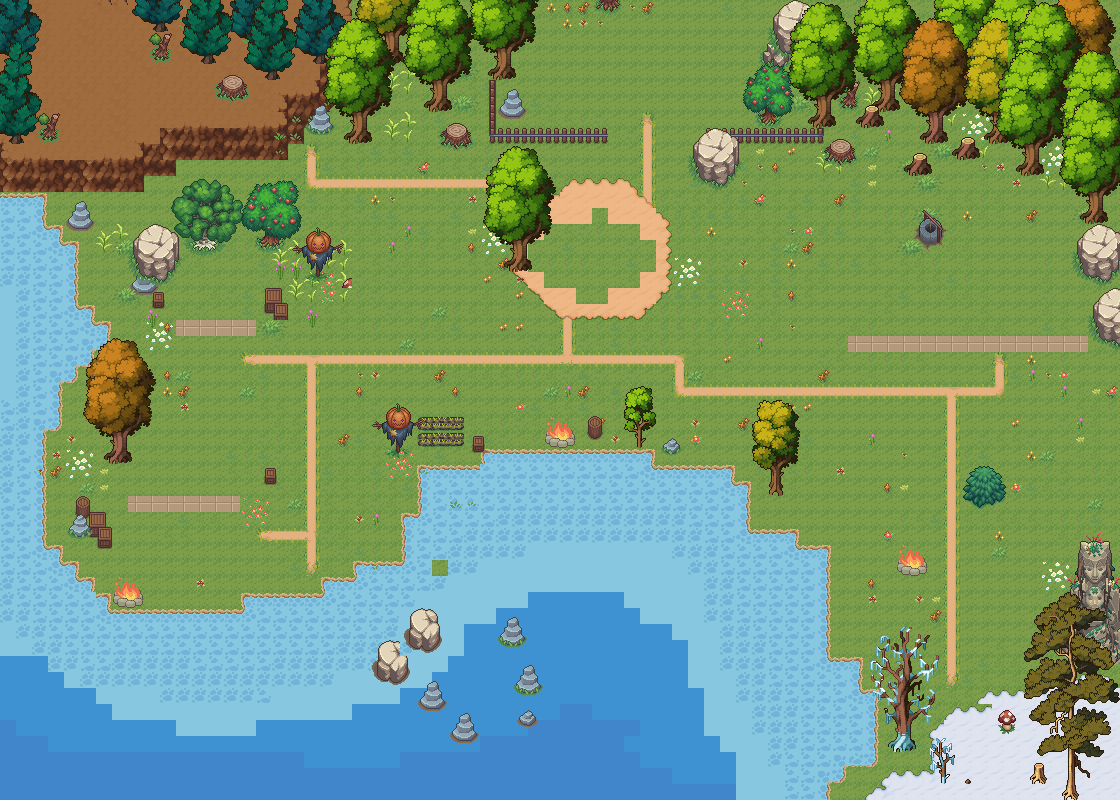

This is a level from a 2D game, rendered from its Tiled map with the project's own tilesets. A one-line summary and the map file follow, with tile-layer data summarised:
An orthogonal 70x50 tile map with 16x16 px tiles, 17 tile layers (ground, ice, water2, hill, ...), 2 hidden layers not drawn, 53 tilesets and 24 objects.

<map version="1.10" tiledversion="1.11.2" orientation="orthogonal" renderorder="right-down" width="70" height="50" tilewidth="16" tileheight="16" infinite="0" nextlayerid="27" nextobjectid="53">
 <tileset firstgid="1" name="pixel_house_2_by_xenophero_m_dekfln7" tilewidth="16" tileheight="16" tilecount="675" columns="25">
  <image source="../tiles/pixel_house_2_by_xenophero_m_dekfln7.png" width="408" height="438" />
 </tileset>
 <tileset firstgid="676" name="pixel_house_by_xenophero_m_dek1lf1" tilewidth="16" tileheight="16" tilecount="182" columns="14">
  <image source="../tiles/pixel_house_by_xenophero_m_dek1lf1.png" width="232" height="210" />
 </tileset>
 <tileset firstgid="858" name="Stone_pyramid1_grass_shadow" tilewidth="16" tileheight="16" tilecount="4" columns="2">
  <image source="../tiles/Stone_pyramid1_grass_shadow.png" width="32" height="32" />
 </tileset>
 <tileset firstgid="862" name="Stone_pyramid1_ground_shadow" tilewidth="16" tileheight="16" tilecount="4" columns="2">
  <image source="../tiles/Stone_pyramid1_ground_shadow.png" width="32" height="32" />
 </tileset>
 <tileset firstgid="866" name="Stone_pyramid2_grass_shadow" tilewidth="16" tileheight="16" tilecount="4" columns="2">
  <image source="../tiles/Stone_pyramid2_grass_shadow.png" width="32" height="32" />
 </tileset>
 <tileset firstgid="870" name="Stone_pyramid2_ground_shadow" tilewidth="16" tileheight="16" tilecount="4" columns="2">
  <image source="../tiles/Stone_pyramid1_ground_shadow.png" width="32" height="32" />
 </tileset>
 <tileset firstgid="874" name="Stone_pyramid3_grass_shadow" tilewidth="16" tileheight="16" tilecount="4" columns="2">
  <image source="../tiles/Stone_pyramid3_grass_shadow.png" width="32" height="32" />
 </tileset>
 <tileset firstgid="878" name="Stone_pyramid3_ground_shadow" tilewidth="16" tileheight="16" tilecount="4" columns="2">
  <image source="../tiles/Stone_pyramid3_ground_shadow.png" width="32" height="32" />
 </tileset>
 <tileset firstgid="882" name="Wall_Tiles" tilewidth="16" tileheight="16" tilecount="625" columns="25">
  <image source="../tiles/Wall_Tiles.png" width="400" height="400" />
 </tileset>
 <tileset firstgid="1507" name="Water_tiles" tilewidth="16" tileheight="16" tilecount="625" columns="25">
  <image source="../tiles/Water_tiles.png" width="400" height="400" />
 </tileset>
 <tileset firstgid="2132" name="Oval_leaf_tree2" tilewidth="16" tileheight="16" tilecount="16" columns="4">
  <image source="../tiles/Oval_leaf_tree2.png" width="64" height="64" />
 </tileset>
 <tileset firstgid="2148" name="Oval_leaf_tree3" tilewidth="16" tileheight="16" tilecount="4" columns="2">
  <image source="../tiles/Oval_leaf_tree3.png" width="32" height="32" />
 </tileset>
 <tileset firstgid="2152" name="overworld_tileset_grass" tilewidth="16" tileheight="16" tilecount="252" columns="12">
  <image source="../tiles/overworld_tileset_grass.png" width="192" height="336" />
 </tileset>
 <tileset firstgid="2404" name="Objects" tilewidth="16" tileheight="16" tilecount="1710" columns="38">
  <image source="../tiles/Objects.png" width="608" height="720" />
 </tileset>
 <tileset firstgid="4114" name="Oval_leaf_tree1" tilewidth="16" tileheight="16" tilecount="16" columns="4">
  <image source="../tiles/Oval_leaf_tree1.png" width="64" height="64" />
 </tileset>
 <tileset firstgid="4130" name="fantasy_town_house_by_phoenix_849_d8qs5on" tilewidth="16" tileheight="16" tilecount="648" columns="36">
  <image source="../tiles/fantasy_town_house_by_phoenix_849_d8qs5on.png" width="576" height="300" />
 </tileset>
 <tileset firstgid="4778" name="Floors_Tiles" tilewidth="16" tileheight="16" tilecount="650" columns="25">
  <image source="../tiles/Floors_Tiles.png" width="400" height="416" />
 </tileset>
 <tileset firstgid="5428" name="Dragon_bones_full_ground_shadow" tilewidth="16" tileheight="16" tilecount="256" columns="16">
  <image source="../tiles/Dragon_bones_full_ground_shadow.png" width="256" height="256" />
 </tileset>
 <tileset firstgid="5684" name="Black_mushrooms2_ground_shadow" tilewidth="16" tileheight="16" tilecount="16" columns="4">
  <image source="../tiles/Black_mushrooms2_grass_shadow.png" width="64" height="64" />
 </tileset>
 <tileset firstgid="5700" name="Cave_entrance1_ground_shadow" tilewidth="16" tileheight="16" tilecount="64" columns="8">
  <image source="../tiles/Cave_entrance1_ground_shadow.png" width="128" height="128" />
 </tileset>
 <tileset firstgid="5764" name="Cave_entrance2_grass_shadow" tilewidth="16" tileheight="16" tilecount="16" columns="4">
  <image source="../tiles/Cave_entrance2_grass_shadow.png" width="64" height="64" />
 </tileset>
 <tileset firstgid="5780" name="Cave_entrance2_ground_shadow" tilewidth="16" tileheight="16" tilecount="16" columns="4">
  <image source="../tiles/Cave_entrance2_ground_shadow.png" width="64" height="64" />
 </tileset>
 <tileset firstgid="5796" name="Cave_entrance3_grass_shadow" tilewidth="16" tileheight="16" tilecount="16" columns="4">
  <image source="../tiles/Cave_entrance3_grass_shadow.png" width="64" height="64" />
 </tileset>
 <tileset firstgid="5812" name="Cave_entrance3_ground_shadow" tilewidth="16" tileheight="16" tilecount="16" columns="4">
  <image source="../tiles/Cave_entrance3_ground_shadow.png" width="64" height="64" />
 </tileset>
 <tileset firstgid="5828" name="de685o7-ceeece2e-2f3e-4823-82a9-1467238dd0e1" tilewidth="16" tileheight="16" tilecount="357" columns="21">
  <image source="../tiles/de685o7-ceeece2e-2f3e-4823-82a9-1467238dd0e1.png" width="349" height="280" />
 </tileset>
 <tileset firstgid="6185" name="dee3lky-37cc7922-d88f-41ef-8fdc-c73e5fd414fd" tilewidth="16" tileheight="16" tilecount="2294" columns="62">
  <image source="../tiles/dee3lky-37cc7922-d88f-41ef-8fdc-c73e5fd414fd.png" width="1000" height="600" />
 </tileset>
 <tileset firstgid="8479" name="def5ivp-a41dc00c-4ef4-470c-be50-af75cece045d" tilewidth="16" tileheight="16" tilecount="697" columns="17">
  <image source="../tiles/def5ivp-a41dc00c-4ef4-470c-be50-af75cece045d.png" width="283" height="656" />
 </tileset>
 <tileset firstgid="9176" name="dekcmal-c0568772-2feb-48ec-8280-9b438649961f" tilewidth="16" tileheight="16" tilecount="260" columns="20">
  <image source="../tiles/dekcmal-c0568772-2feb-48ec-8280-9b438649961f.png" width="326" height="221" />
 </tileset>
 <tileset firstgid="9436" name="Dragon_bones_body_grass_shadow" tilewidth="16" tileheight="16" tilecount="256" columns="16">
  <image source="../tiles/Dragon_bones_body_grass_shadow.png" width="256" height="256" />
 </tileset>
 <tileset firstgid="9692" name="Dragon_bones_body_ground_shadow" tilewidth="16" tileheight="16" tilecount="64" columns="8">
  <image source="../tiles/Dragon_bones_body_ground_shadow.png" width="128" height="128" />
 </tileset>
 <tileset firstgid="9756" name="Dragon_bones_full_grass_shadow" tilewidth="16" tileheight="16" tilecount="256" columns="16">
  <image source="../tiles/Dragon_bones_full_grass_shadow.png" width="256" height="256" />
 </tileset>
 <tileset firstgid="10012" name="Black_mushrooms1_grass_shadow" tilewidth="16" tileheight="16" tilecount="16" columns="4">
  <image source="../tiles/Black_mushrooms1_grass_shadow.png" width="64" height="64" />
 </tileset>
 <tileset firstgid="10028" name="Black_mushrooms1_ground_shadow" tilewidth="16" tileheight="16" tilecount="16" columns="4">
  <image source="../tiles/Black_mushrooms1_ground_shadow.png" width="64" height="64" />
 </tileset>
 <tileset firstgid="10044" name="Black_mushrooms2_grass_shadow" tilewidth="16" tileheight="16" tilecount="16" columns="4">
  <image source="../tiles/Black_mushrooms2_grass_shadow.png" width="64" height="64" />
 </tileset>
 <tileset firstgid="10060" name="Tileset_Water" tilewidth="16" tileheight="16" tilecount="312" columns="24">
  <image source="../tiles/wave.png" width="384" height="208" />
 </tileset>
 <tileset firstgid="10372" name="exterior" tilewidth="16" tileheight="16" tilecount="969" columns="17">
  <image source="../tiles/exterior.png" width="272" height="912" />
 </tileset>
 <tileset firstgid="11341" name="house-object" tilewidth="1000" tileheight="656" tilecount="22" columns="0">
  <grid orientation="orthogonal" width="1" height="1" />
  <tile id="0">
   <image source="../tiles/1.png" width="116" height="112" />
  </tile>
  <tile id="1">
   <image source="../tiles/2.png" width="156" height="135" />
  </tile>
  <tile id="2">
   <image source="../tiles/3.png" width="147" height="157" />
  </tile>
  <tile id="3">
   <image source="../tiles/4.png" width="154" height="149" />
  </tile>
  <tile id="4">
   <image source="../tiles/de685o7-ceeece2e-2f3e-4823-82a9-1467238dd0e1.png" width="349" height="280" />
  </tile>
  <tile id="5">
   <image source="../tiles/def5ivp-a41dc00c-4ef4-470c-be50-af75cece045d.png" width="283" height="656" />
  </tile>
  <tile id="6">
   <image source="../tiles/dee3lky-37cc7922-d88f-41ef-8fdc-c73e5fd414fd.png" width="1000" height="600" />
  </tile>
  <tile id="7">
   <image source="../tiles/House.png" width="80" height="112" />
  </tile>
  <tile id="8">
   <image source="../tiles/housee.png" width="134" height="127" />
  </tile>
  <tile id="9">
   <image source="../tiles/fantasy_town_house_by_phoenix_849_d8qs5on.png" width="576" height="300" />
  </tile>
  <tile id="10">
   <image source="../tiles/pixel_house_2_by_xenophero_m_dekfln7.png" width="408" height="438" />
  </tile>
  <tile id="11">
   <image source="../tiles/pixel_house_by_xenophero_m_dek1lf1.png" width="232" height="210" />
  </tile>
  <tile id="12">
   <image source="../tiles/decfxua-cc71d40c-2798-4b73-9264-89263715c6a2.png" width="362" height="291" />
  </tile>
  <tile id="14">
   <image source="../tiles/Dragon_bones_full_ground_shadow.png" width="256" height="256" />
  </tile>
  <tile id="15">
   <image source="../tiles/Dragon_bones_full_grass_shadow.png" width="256" height="256" />
  </tile>
  <tile id="16">
   <image source="../tiles/Dragon_bones_body_ground_shadow.png" width="128" height="128" />
  </tile>
  <tile id="17">
   <image source="../tiles/Oval_leaf_tree1.png" width="64" height="64" />
  </tile>
  <tile id="18">
   <image source="../tiles/Oval_leaf_tree2.png" width="64" height="64" />
  </tile>
  <tile id="19">
   <image source="../tiles/Cave_entrance3_grass_shadow.png" width="64" height="64" />
  </tile>
  <tile id="20">
   <image source="../tiles/Black_mushrooms2_grass_shadow.png" width="64" height="64" />
  </tile>
  <tile id="21">
   <image source="../tiles/Black_mushrooms1_ground_shadow.png" width="64" height="64" />
  </tile>
  <tile id="22">
   <image source="../tiles/dekcmal-c0568772-2feb-48ec-8280-9b438649961f.png" width="326" height="221" />
  </tile>
 </tileset>
 <tileset firstgid="11364" name="Character_Idle" tilewidth="16" tileheight="16" tilecount="120" columns="10">
  <image source="../tiles/Character_Idle.png" width="160" height="192" />
 </tileset>
 <tileset firstgid="11484" name="1Size_03" tilewidth="16" tileheight="16" tilecount="156" columns="13">
  <image source="../tiles/Model_01/1Size_03.png" width="208" height="192" />
 </tileset>
 <tileset firstgid="11640" name="1Size_04" tilewidth="16" tileheight="16" tilecount="368" columns="23">
  <image source="../tiles/Model_01/1Size_04.png" width="368" height="256" />
 </tileset>
 <tileset firstgid="12008" name="1Size_02" tilewidth="16" tileheight="16" tilecount="128" columns="16">
  <image source="../tiles/Model_01/1Size_02.png" width="256" height="128" />
 </tileset>
 <tileset firstgid="12136" name="2Size_03" tilewidth="16" tileheight="16" tilecount="90" columns="9">
  <image source="../tiles/Model_02/2Size_03.png" width="144" height="160" />
 </tileset>
 <tileset firstgid="12226" name="2Size_04" tilewidth="16" tileheight="16" tilecount="168" columns="12">
  <image source="../tiles/Model_02/2Size_04.png" width="192" height="224" />
 </tileset>
 <tileset firstgid="12394" name="2Size_02" tilewidth="16" tileheight="16" tilecount="48" columns="8">
  <image source="../tiles/Model_02/2Size_02.png" width="128" height="96" />
 </tileset>
 <tileset firstgid="12442" name="3Size_03" tilewidth="16" tileheight="16" tilecount="216" columns="12">
  <image source="../tiles/Model_03/3Size_03.png" width="192" height="288" />
 </tileset>
 <tileset firstgid="12658" name="3Size_04" tilewidth="16" tileheight="16" tilecount="650" columns="25">
  <image source="../tiles/Model_03/3Size_04.png" width="400" height="416" />
 </tileset>
 <tileset firstgid="13308" name="3Size_02" tilewidth="16" tileheight="16" tilecount="80" columns="8">
  <image source="../tiles/Model_03/3Size_02.png" width="128" height="160" />
 </tileset>
 <tileset firstgid="13388" source="../tiles/Animation_Campfire.tsx" />
 <tileset firstgid="13420" source="../tiles/Animation_Flowers_Red.tsx" />
 <tileset firstgid="13516" source="../tiles/Animation_Flowers_White.tsx" />
 <tileset firstgid="13612" source="../tiles/Art/water/wateranimation.tsx" />
 <tileset firstgid="13924" name="Boat" tilewidth="16" tileheight="16" tilecount="10" columns="5">
  <image source="../tiles/Boat.png" width="80" height="32" />
 </tileset>
 <tileset firstgid="13934" name="Crane" tilewidth="16" tileheight="16" tilecount="4" columns="2">
  <image source="../tiles/Crane.png" width="33" height="36" />
 </tileset>
 <layer id="1" name="ground" width="70" height="50">
  <data>[3500 cells, 2739 non-empty, 2 distinct tile ids]</data>
 </layer>
 <layer id="23" name="ice" width="70" height="50">
  <data>[3500 cells, 92 non-empty, 8 distinct tile ids]</data>
 </layer>
 <layer id="2" name="water" width="70" height="50" visible="0">
  <data>[3500 cells, 1020 non-empty, 11 distinct tile ids]</data>
 </layer>
 <layer id="24" name="water2" width="70" height="50">
  <data>[3500 cells, 1005 non-empty, 15 distinct tile ids]</data>
 </layer>
 <layer id="6" name="hill" width="70" height="50">
  <data>[3500 cells, 229 non-empty, 33 distinct tile ids]</data>
 </layer>
 <group id="9" name="Group 1">
  <layer id="21" name="Tile Layer 15" width="70" height="50">
   <data>[3500 cells, 584 non-empty, 6 distinct tile ids]</data>
  </layer>
  <layer id="10" name="flower" width="70" height="50">
   <data>[3500 cells, 329 non-empty, 41 distinct tile ids]</data>
  </layer>
  <layer id="7" name="trail" width="70" height="50">
   <data>[3500 cells, 39 non-empty, 11 distinct tile ids]</data>
  </layer>
  <layer id="11" name="fence" width="70" height="50">
   <data>[3500 cells, 54 non-empty, 39 distinct tile ids]</data>
  </layer>
  <layer id="12" name="tile" width="70" height="50">
   <data>[3500 cells, 74 non-empty, 43 distinct tile ids]</data>
  </layer>
  <layer id="13" name="rock" width="70" height="50">
   <data>[3500 cells, 322 non-empty, 137 distinct tile ids]</data>
  </layer>
  <layer id="22" name="sant" width="70" height="50">
   <data>[3500 cells, 48 non-empty, 14 distinct tile ids]</data>
  </layer>
  <layer id="26" name="Tile Layer 19" width="70" height="50" visible="0">
   <data>[3500 cells, 14 non-empty, 14 distinct tile ids]</data>
  </layer>
 </group>
 <group id="14" name="Tree">
  <layer id="15" name="Tree" width="70" height="50">
   <data>[3500 cells, 308 non-empty, 205 distinct tile ids]</data>
  </layer>
  <layer id="16" name="Tile Layer 10" width="70" height="50">
   <data>[3500 cells, 381 non-empty, 168 distinct tile ids]</data>
  </layer>
  <layer id="17" name="Tile Layer 11" width="70" height="50">
   <data>[3500 cells, 70 non-empty, 70 distinct tile ids]</data>
  </layer>
  <layer id="18" name="Tile Layer 12" width="70" height="50">
   <data>[3500 cells, 44 non-empty, 32 distinct tile ids]</data>
  </layer>
  <layer id="19" name="Tile Layer 13" width="70" height="50">
   <data>[3500 cells, 58 non-empty, 46 distinct tile ids]</data>
  </layer>
 </group>
 <objectgroup id="4" name="house">
  <object id="1" gid="11341" x="160" y="320" width="112" height="96" />
  <object id="2" gid="11346" x="400" y="752" width="144" height="256" />
  <object id="3" gid="11347" x="784" y="384" width="384" height="208" />
  <object id="4" gid="11350" x="512" y="128" width="288" height="140" />
  <object id="6" gid="11345" x="16" y="112" width="128" height="96" />
  <object id="7" gid="11353" x="112" y="512" width="160" height="112" />
  <object id="9" gid="11363" x="528" y="304" width="128" height="96" />
  <object id="10" gid="11355" x="912" y="832" width="224" height="224" />
  <object id="12" gid="11360" x="272" y="144" width="64" height="64" />
  <object id="15" gid="11362" x="832" y="816" width="80" height="80" />
  <object id="19" gid="12004" x="912" y="672" width="16" height="16" />
 </objectgroup>
 <layer id="20" name="Tile Layer 14" width="70" height="50">
  <data>[3500 cells, 153 non-empty, 153 distinct tile ids]</data>
 </layer>
 <objectgroup id="5" name="player" />
 <objectgroup id="25" name="collision">
  <object id="30" x="528" y="16">
   <polygon points="0,0 0,80 48,80 48,96 208,96 208,80 256,80 256,-16 0,-16" />
  </object>
  <object id="32" x="848" y="160">
   <polygon points="0,0 -16,0 -16,-16 0,-16" />
  </object>
  <object id="33" x="912" y="160">
   <polygon points="0,0 0,16 16,16 16,0" />
  </object>
  <object id="34" x="960" y="144">
   <polygon points="0,0 0,16 16,16 16,0" />
  </object>
  <object id="35" x="784" y="144">
   <polygon points="0,0 -80,0 -80,-16 0,-16" />
  </object>
  <object id="36" x="736" y="144">
   <polygon points="0,0 0,32 -16,48 -32,32 -48,16 -48,0 -32,-16" />
  </object>
  <object id="37" x="496" y="80">
   <polygon points="0,0 0,48 112,48 112,64 0,64 -16,64 -16,-80 32,-80 32,-32 16,-32 16,0" />
  </object>
  <object id="40" x="528" y="208" width="128" height="96">
   <ellipse />
  </object>
  <object id="46" x="832" y="112" width="112" height="16" />
  <object id="47" x="1040" y="176">
   <polygon points="0,0 16,-16 32,0 32,16 32,32 0,48 -16,64 -32,64 -48,48 -64,32 -80,48 -96,48 -112,32 -128,48 -128,64 -160,32 -176,32 -192,64 -192,160 -192,176 -48,176 -48,160 -48,144 -32,144 -32,176 80,176 80,-32 0,-32" />
  </object>
  <object id="48" x="1120" y="576">
   <polygon points="0,0 -16,-32 -48,-32 -48,16 -160,112 -192,64 -224,48 -256,96 -256,224 0,224 0,0" />
  </object>
  <object id="50" x="144" y="400">
   <polygon points="0,0 128,0 128,96 96,96 80,96 80,80 80,64 48,64 48,96 -32,96 -32,16 0,16" />
  </object>
  <object id="51" x="272" y="224">
   <polygon points="0,0 0,96 -96,96 -112,96 -112,64 -144,48 -144,16 -112,0 -96,16 -64,16 -64,0" />
  </object>
 </objectgroup>
</map>
